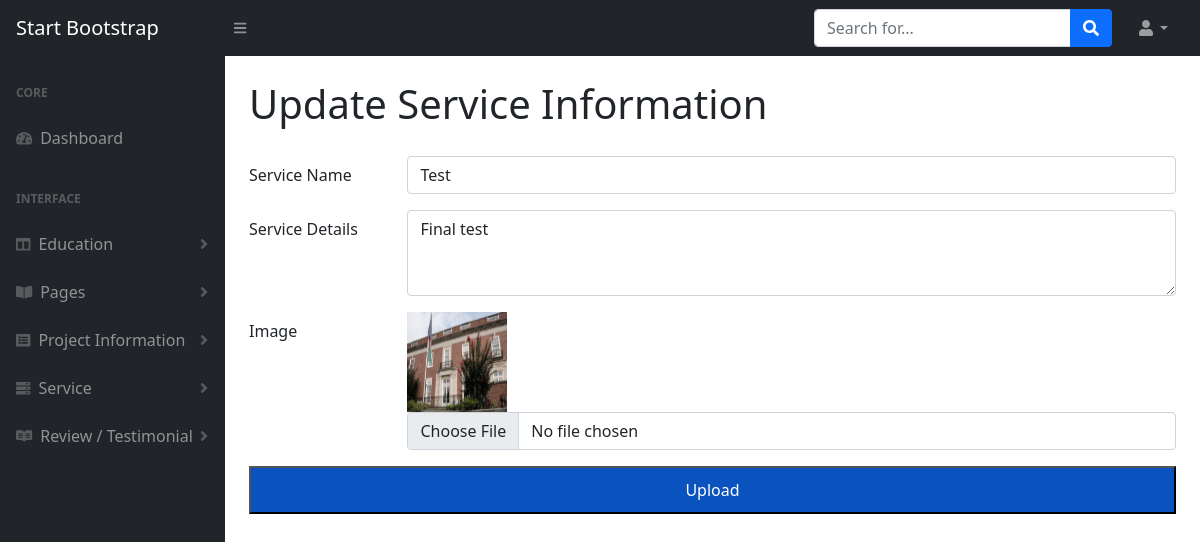
The app's page /Dashboard/serviceupdate.php?id=4 with its own data.
### tables this page shows
CREATE TABLE `servicedb` (
  `sId` int(20) NOT NULL,
  `sName` varchar(20) NOT NULL,
  `sdetails` text NOT NULL,
  `image` varchar(50) NOT NULL,
  `status` tinyint(10) NOT NULL DEFAULT 1 COMMENT '1.show\r\n2.delete'
);

### Dashboard/serviceupdate.php (the view, shortened to what this page needs)
<?php
    include_once("../DB/connect.php");
    if(isset($_GET["id"])){
        $sId = $_GET["id"];
    }
?>
<!DOCTYPE html>
<html lang="en">
    <head>
        <link href="https://cdn.jsdelivr.net/npm/simple-datatables@latest/dist/style.css" rel="stylesheet" />
        <link href="css/styles.css" rel="stylesheet" />
    </head>
    <body class="sb-nav-fixed">
        <nav class="sb-topnav navbar navbar-expand navbar-dark bg-dark">
            <a class="navbar-brand ps-3" href="index.php">Start Bootstrap</a>
            <button class="btn btn-link btn-sm order-1 order-lg-0 me-4 me-lg-0" id="sidebarToggle" href="#!"><i class="fas fa-bars"></i></button>
            <form class="d-none d-md-inline-block form-inline ms-auto me-0 me-md-3 my-2 my-md-0">
                <div class="input-group">
                    <input class="form-control" type="text" placeholder="Search for..." aria-label="Search for..." aria-describedby="btnNavbarSearch" />
                    <button class="btn btn-primary" id="btnNavbarSearch" type="button"><i class="fas fa-search"></i></button>
                </div>
            </form>
            <ul class="navbar-nav ms-auto ms-md-0 me-3 me-lg-4">
                <li class="nav-item dropdown">
                    <a class="nav-link dropdown-toggle" id="navbarDropdown" href="#" role="button" data-bs-toggle="dropdown" aria-expanded="false"><i class="fas fa-user fa-fw"></i></a>
                </li>
            </ul>
        </nav>
        <div id="layoutSidenav">
            <div id="layoutSidenav_nav">
                <nav class="sb-sidenav accordion sb-sidenav-dark" id="sidenavAccordion">
                    <div class="sb-sidenav-menu">
                        <div class="nav">
                            <div class="sb-sidenav-menu-heading">Core</div>
                            <a class="nav-link" href="index.php">
                                <div class="sb-nav-link-icon"><i class="fas fa-tachometer-alt"></i></div>
                                Dashboard
                            </a>
                            <div class="sb-sidenav-menu-heading">Interface</div>
                            <a class="nav-link collapsed" href="#" data-bs-toggle="collapse" data-bs-target="#collapseLayouts" aria-expanded="false" aria-controls="collapseLayouts">
                                <div class="sb-nav-link-icon"><i class="fas fa-columns"></i></div>
                                Education
                                <div class="sb-sidenav-collapse-arrow"><i class="fas fa-angle-down"></i></div>
                            </a>
                            <a class="nav-link collapsed" href="#" data-bs-toggle="collapse" data-bs-target="#collapsePages" aria-expanded="false" aria-controls="collapsePages">
                                <div class="sb-nav-link-icon"><i class="fas fa-book-open"></i></div>
                                Pages
                                <div class="sb-sidenav-collapse-arrow"><i class="fas fa-angle-down"></i></div>
                            </a>
                            <a class="nav-link collapsed" href="#" data-bs-toggle="collapse" data-bs-target="#pagescollapseLayouts" aria-expanded="false" aria-controls="pagescollapseLayouts">
                                <div class="sb-nav-link-icon"><i class="fas fa-list-alt"></i></div>
                                Project Information
                                <div class="sb-sidenav-collapse-arrow"><i class="fas fa-angle-down"></i></div>
                            </a>
                            <a class="nav-link collapsed" href="#" data-bs-toggle="collapse" data-bs-target="#pagescollapseLayout" aria-expanded="false" aria-controls="pagescollapseLayout">
                                <div class="sb-nav-link-icon"><i class="fas fa-server"></i></div>
                                Service
                                <div class="sb-sidenav-collapse-arrow"><i class="fas fa-angle-down"></i></div>
                            </a>
                            <a class="nav-link collapsed" href="#" data-bs-toggle="collapse" data-bs-target="#pagescollapseLayout1" aria-expanded="false" aria-controls="pagescollapseLayout1">
                                <div class="sb-nav-link-icon"><i class="fab fa-readme"></i></div>
                                Review / Testimonial
                                <div class="sb-sidenav-collapse-arrow"><i class="fas fa-angle-down"></i></div>
                            </a>
                        </div>
                    </div>
                </nav>
            </div>
            <div id="layoutSidenav_content">
                <main>
                    <div class="container-fluid px-4">
                        <h1 class="mt-4">Update Service Information</h1>
                        <div class="col-md-12">
                            <div class="form">
                                <form method="POST" action="../DB/servicUpdateeaction.php" enctype="multipart/form-data">
                                    <div class="row">
                                        <div class="col-md-12">
                                            <div class="input-field">
                                                <?php
                                                    $sql = "SELECT * FROM servicedb WHERE sId = $sId";
                                                    $res = mysqli_query($conn, $sql);
                                                    $row = mysqli_fetch_assoc($res);
                                                ?>
                                                <div class="mb-3 row">
                                                    <label for="sName" class="col-sm-2 col-form-label">Service Name</label>
                                                    <div class="col-sm-10">
                                                    <input type="text" name="sName"  class="form-control" placeholder="Service Name" value="<?php echo $row["sName"];?>">
                                                    </div>
                                                </div>
                                                <div class="mb-3 row">
                                                    <label for="sdetails" class="col-sm-2 col-form-label">Service Details</label>
                                                    <div class="col-sm-10">
                                                    <textarea type="text" name="sdetails" class="form-control" placeholder="Service Details" rows="3"><?php echo $row["sdetails"];?></textarea>
                                                    </div>
                                                </div>
                                                <div class="mb-3 row">
                                                    <label for="image" class="col-sm-2 col-form-label">Image</label>
                                                    <div class="col-sm-10">
                                                        <img src="../photos/service/<?php echo $row["image"];?>" height="100" width="100" alt="<?php echo $row["image"];?>" title="<?php echo $row["image"];?>"/>
                                                        <input class="form-control" type="file" id="image" name="image">
                                                    </div>
                                                </div>
                                                <div class="d-grid">
                                                    <button type="submit" name="submit" class="submit" value="update">Upload</button>
                                                </div>
                                            </div>
                                        </div>
                                    </div>
                                </form>
                            </div>
                        </div>
                    </div>
                </main>
            </div>
        </div>
    </body>
</html>

### records on screen
servicedb: sName "Test", sdetails "Final test", image (picture)
